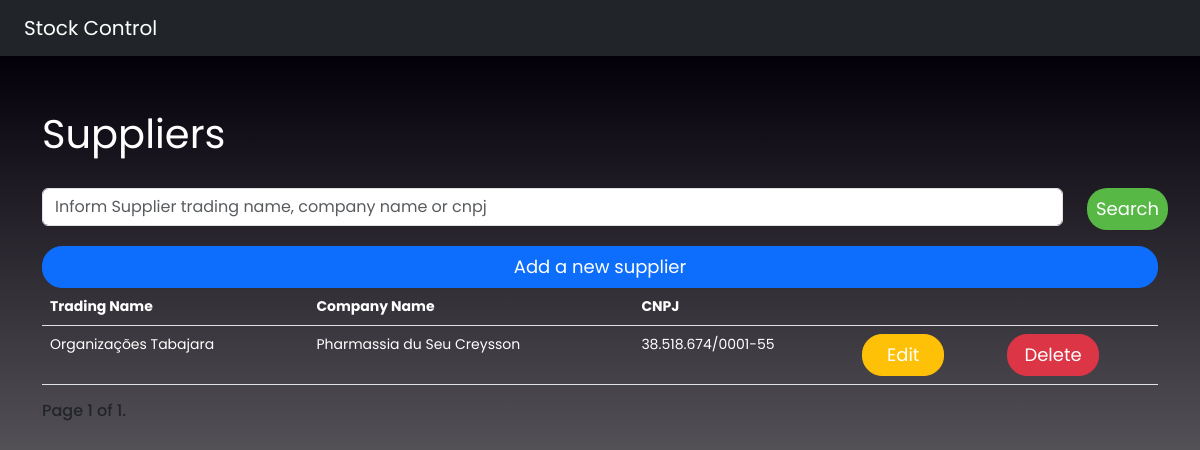
Page /suppliers/ on the earlier database version.
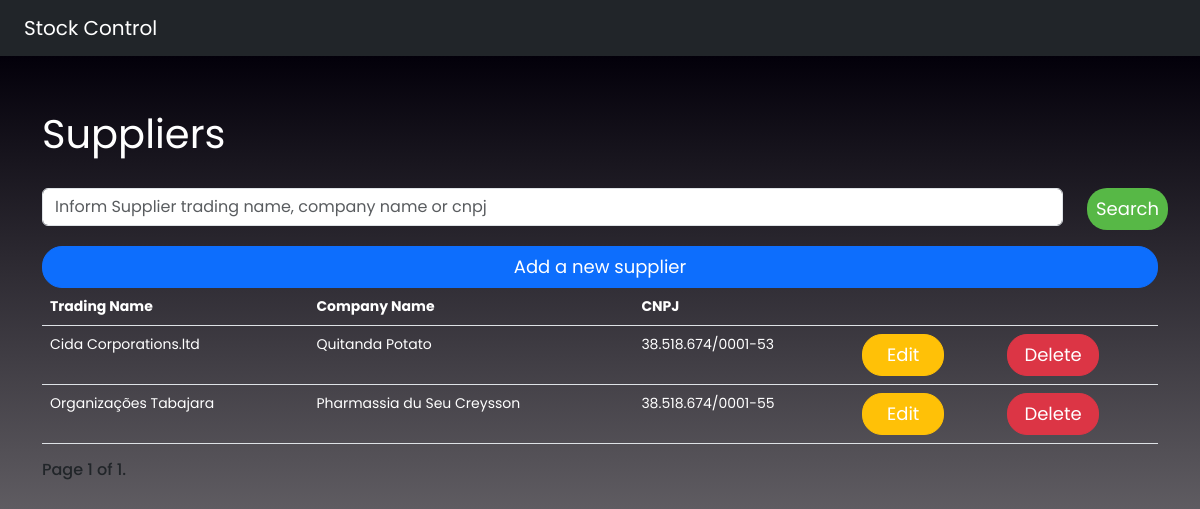
Same page on the later database version.
### stock_app/models.py (models this page shows)
class Suppliers(models.Model):
    status = models.BooleanField(default=False, verbose_name=f"Status: Inactive / Active")
    trading_name = models.CharField(max_length=250, null=False)
    company_name = models.CharField(max_length=250, null=False)
    cnpj = models.CharField(max_length=18, unique=True, null=False)
    phone = models.CharField(max_length=15, null=False)
    email = models.EmailField(default="")

### stock_app/views.py (the view)
# urls.py: path("suppliers/", suppliers, name="suppliers"),
def suppliers(request):
    suppliers = Suppliers.objects.all().order_by('-id')
    queryset = request.GET.get('q')
    if queryset:
        suppliers = Suppliers.objects.filter(
            Q(trading_name__icontains=queryset)|
            Q(company_name__icontains=queryset)|
            Q(cnpj__icontains=queryset)
        )
    paginator = Paginator(suppliers, 5)
    page = request.GET.get('page')
    suppliers = paginator.get_page(page)
    return render(request, "suppliers/suppliers.html", {"suppliers": suppliers})

### templates/suppliers/suppliers.html (shortened to what this page needs)
{% extends 'base.html' %}
{% block content %}
    <div class="container">
        <div class="py-4"></div>
        <p class="mb-4 text-white fs-1 fw-normal">Suppliers</p>
        <form method="GET">
            <div class="row">
                <div class="form-group col-11" id="message">
                    <input class="form-control" type="search" placeholder="Inform Supplier trading name, company name or cnpj" name="q" value="{{request.GET.q}}">
                </div>
                <div class="form-group col-1 d-grid">
                    <button class="btn btn--pill btn--green px-2 mx-0">Search</button>
                </div>
            </div>
        </form>
        <div class="row">
            <div class="d-grid gap-2">
                <a class="mt-3 btn btn--pill btn-primary" href="{% url 'add_suppliers' %}">Add a new supplier</a>
            </div>
        </div>
        <table class="table table-head">
            <thead>
                <tr class="text-white">
                    <th>Trading Name</th>
                    <th>Company Name</th>
                    <th>CNPJ</th>
                    <th></th>
                    <th></th>
                </tr>
            </thead>
            <tbody>
                {% for supplier in suppliers %}
                <tr style="color: #fff;">
                    <td>{{supplier.trading_name}}</td>
                    <td>{{supplier.company_name}}</td>
                    <td>{{supplier.cnpj}}</td>
                    <td><a class="px-4 btn btn--pill btn-warning" href="/edit_supplier/{{supplier.id}}">Edit</a></td>
                    <td><a class="px-3 btn btn--pill btn-danger" href="/remove_supplier/{{supplier.id}}">Delete</a></td>
                </tr>
                {% endfor %}
            </tbody>
        </table>
        <div class="pagination">
            <span class="step-links">
                <div class="d-inline-flex bd-highlight">
                    <span class="h6 current">
                        Page {{ suppliers.number }} of {{ suppliers.paginator.num_pages }}.
                    </span>
                </div>
            </span>
        </div>
    </div>
{% endblock content %}

Differences in the rows shown:
added Suppliers: trading_name "Cida Corporations.ltd", company_name "Quitanda Potato", cnpj "38.518.674/0001-53"
